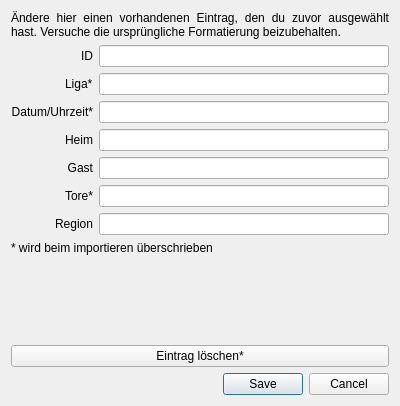
<?xml version="1.0" encoding="UTF-8"?>
<ui version="4.0">
 <class>Dialog</class>
 <widget class="QDialog" name="Dialog">
  <property name="geometry">
   <rect>
    <x>0</x>
    <y>0</y>
    <width>400</width>
    <height>406</height>
   </rect>
  </property>
  <property name="windowTitle">
   <string>Eintrag bearbeiten</string>
  </property>
  <layout class="QGridLayout" name="gridLayout">
   <item row="7" column="1">
    <widget class="QLineEdit" name="lineEdit_7"/>
   </item>
   <item row="5" column="1">
    <widget class="QLineEdit" name="lineEdit_5"/>
   </item>
   <item row="0" column="0" colspan="2">
    <widget class="QLabel" name="label">
     <property name="frameShape">
      <enum>QFrame::NoFrame</enum>
     </property>
     <property name="text">
      <string>Ändere hier einen vorhandenen Eintrag, den du zuvor ausgewählt hast. Versuche die ursprüngliche Formatierung beizubehalten.</string>
     </property>
     <property name="alignment">
      <set>Qt::AlignJustify|Qt::AlignVCenter</set>
     </property>
     <property name="wordWrap">
      <bool>true</bool>
     </property>
    </widget>
   </item>
   <item row="4" column="1">
    <widget class="QLineEdit" name="lineEdit_4"/>
   </item>
   <item row="2" column="0" alignment="Qt::AlignRight">
    <widget class="QLabel" name="label_3">
     <property name="text">
      <string>Liga*</string>
     </property>
    </widget>
   </item>
   <item row="1" column="0">
    <widget class="QLabel" name="label_2">
     <property name="text">
      <string>ID</string>
     </property>
     <property name="alignment">
      <set>Qt::AlignRight|Qt::AlignTrailing|Qt::AlignVCenter</set>
     </property>
    </widget>
   </item>
   <item row="6" column="0">
    <widget class="QLabel" name="label_7">
     <property name="text">
      <string>Tore*</string>
     </property>
     <property name="alignment">
      <set>Qt::AlignRight|Qt::AlignTrailing|Qt::AlignVCenter</set>
     </property>
    </widget>
   </item>
   <item row="3" column="0">
    <widget class="QLabel" name="label_4">
     <property name="text">
      <string>Datum/Uhrzeit*</string>
     </property>
     <property name="alignment">
      <set>Qt::AlignRight|Qt::AlignTrailing|Qt::AlignVCenter</set>
     </property>
    </widget>
   </item>
   <item row="3" column="1">
    <widget class="QLineEdit" name="lineEdit_3"/>
   </item>
   <item row="8" column="0" colspan="2">
    <widget class="QLabel" name="label_9">
     <property name="text">
      <string>* wird beim importieren überschrieben</string>
     </property>
    </widget>
   </item>
   <item row="5" column="0">
    <widget class="QLabel" name="label_6">
     <property name="text">
      <string>Gast</string>
     </property>
     <property name="alignment">
      <set>Qt::AlignRight|Qt::AlignTrailing|Qt::AlignVCenter</set>
     </property>
    </widget>
   </item>
   <item row="7" column="0">
    <widget class="QLabel" name="label_8">
     <property name="text">
      <string>Region</string>
     </property>
     <property name="alignment">
      <set>Qt::AlignRight|Qt::AlignTrailing|Qt::AlignVCenter</set>
     </property>
    </widget>
   </item>
   <item row="4" column="0">
    <widget class="QLabel" name="label_5">
     <property name="text">
      <string>Heim</string>
     </property>
     <property name="alignment">
      <set>Qt::AlignRight|Qt::AlignTrailing|Qt::AlignVCenter</set>
     </property>
    </widget>
   </item>
   <item row="10" column="0" colspan="2">
    <widget class="QPushButton" name="pushButton">
     <property name="text">
      <string>Eintrag löschen*</string>
     </property>
    </widget>
   </item>
   <item row="2" column="1">
    <widget class="QLineEdit" name="lineEdit_2"/>
   </item>
   <item row="11" column="1">
    <widget class="QDialogButtonBox" name="buttonBox">
     <property name="orientation">
      <enum>Qt::Horizontal</enum>
     </property>
     <property name="standardButtons">
      <set>QDialogButtonBox::Cancel|QDialogButtonBox::Save</set>
     </property>
    </widget>
   </item>
   <item row="6" column="1">
    <widget class="QLineEdit" name="lineEdit_6"/>
   </item>
   <item row="1" column="1">
    <widget class="QLineEdit" name="lineEdit"/>
   </item>
   <item row="9" column="0">
    <spacer name="verticalSpacer">
     <property name="orientation">
      <enum>Qt::Vertical</enum>
     </property>
     <property name="sizeHint" stdset="0">
      <size>
       <width>20</width>
       <height>40</height>
      </size>
     </property>
    </spacer>
   </item>
  </layout>
 </widget>
 <resources/>
 <connections>
  <connection>
   <sender>buttonBox</sender>
   <signal>accepted()</signal>
   <receiver>Dialog</receiver>
   <slot>accept()</slot>
   <hints>
    <hint type="sourcelabel">
     <x>248</x>
     <y>254</y>
    </hint>
    <hint type="destinationlabel">
     <x>157</x>
     <y>274</y>
    </hint>
   </hints>
  </connection>
  <connection>
   <sender>buttonBox</sender>
   <signal>rejected()</signal>
   <receiver>Dialog</receiver>
   <slot>reject()</slot>
   <hints>
    <hint type="sourcelabel">
     <x>316</x>
     <y>260</y>
    </hint>
    <hint type="destinationlabel">
     <x>286</x>
     <y>274</y>
    </hint>
   </hints>
  </connection>
 </connections>
</ui>
